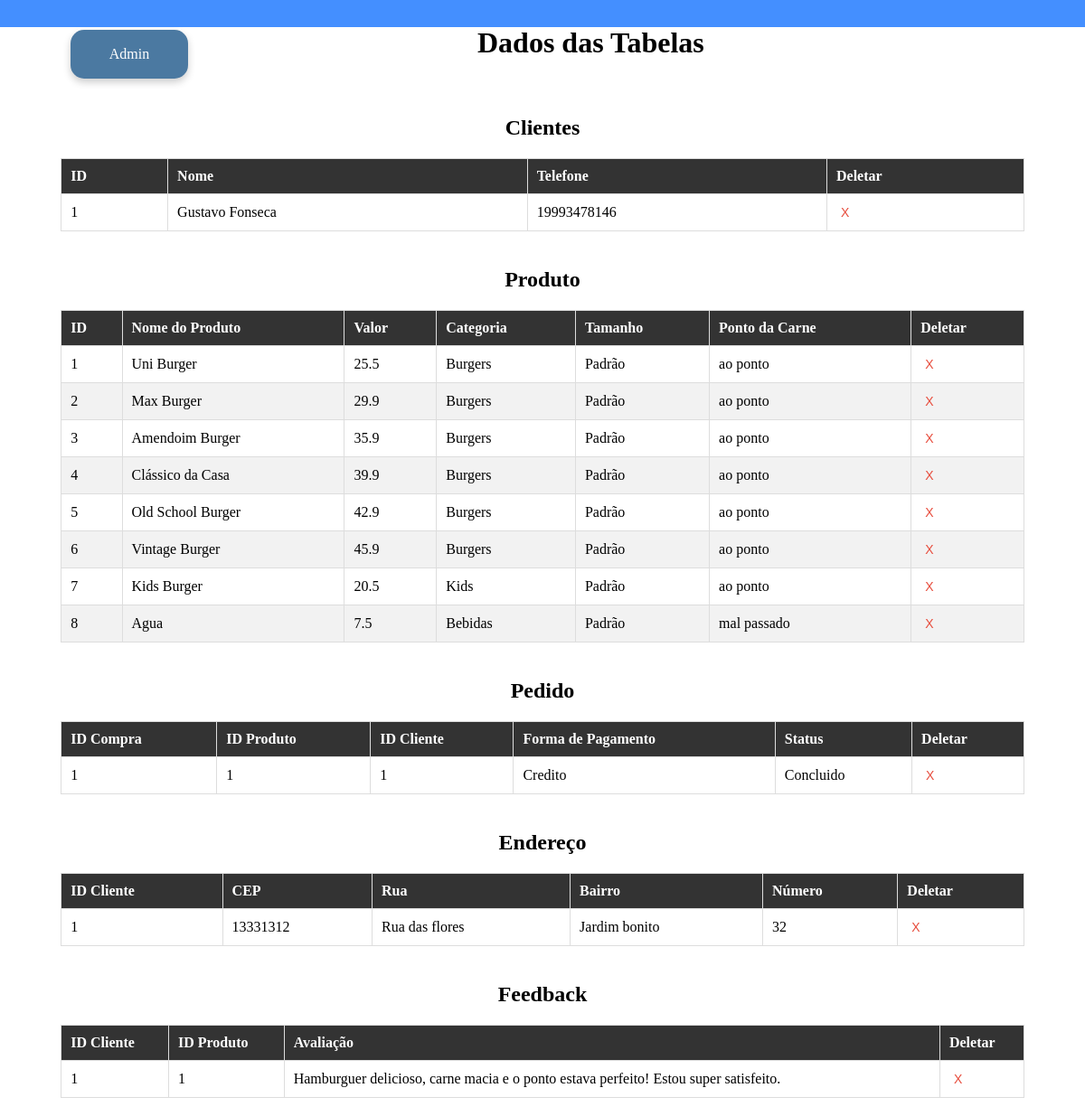
/dados, run on the app's committed database.
### tables this page shows
CREATE TABLE Clientes (
            id_cliente INTEGER PRIMARY KEY AUTOINCREMENT,
            nome TEXT NOT NULL,
            telefone TEXT UNIQUE NOT NULL
        );

CREATE TABLE Produto (
            id_produto INTEGER PRIMARY KEY AUTOINCREMENT,
            nome_produto TEXT,
            valor_prod REAL,
            categoria TEXT,
            tamanho TEXT,
            ponto_carne TEXT
        );

CREATE TABLE Pedido (
            id_compra INTEGER PRIMARY KEY AUTOINCREMENT,
            produto_id INTEGER,
            cliente_id INTEGER,
            forma_pagamento TEXT,
            status TEXT,
            FOREIGN KEY (produto_id) REFERENCES Produto(id_produto),
            FOREIGN KEY (cliente_id) REFERENCES Clientes(id_cliente)
        );

CREATE TABLE Endereco (
            cliente_id INTEGER,
            cep INTEGER,
            rua TEXT,
            bairro TEXT,
            numero_casa INTEGER,
            FOREIGN KEY (cliente_id) REFERENCES Clientes(id_cliente)
        );

CREATE TABLE Feedback (
            client_id INTEGER,
            produtoId INTEGER,
            descricao_avalia TEXT,
            FOREIGN KEY (client_id) REFERENCES Clientes(id_cliente),
            FOREIGN KEY (produtoId) REFERENCES Produto(id_produto)
        );

### app.py (the view)
@app.route('/dados')
def dados():
    connection = create_connection()
    if connection is None:
        flash("Não foi possível conectar ao banco de dados.", "warning")
    try:
        cursor = connection.cursor()
        cursor.execute("SELECT * FROM Clientes")
        clientes = cursor.fetchall()
        cursor.execute("SELECT * FROM Produto")
        produtos = cursor.fetchall()
        cursor.execute("SELECT * FROM Pedido")
        pedidos = cursor.fetchall()
        cursor.execute("SELECT * FROM Endereco")
        enderecos = cursor.fetchall()
        cursor.execute("SELECT * FROM Feedback")
        feedbacks = cursor.fetchall()
        return render_template(
            'dados.html',
            clientes=clientes,
            produtos=produtos,
            pedidos=pedidos,
            enderecos=enderecos,
            feedbacks=feedbacks
        )
    except sqlite3.Error as e:
        flash(f"Erro ao executar a consulta: {e}", "warning")
        return "Ocorreu um erro ao recuperar os dados."
    finally:
        cursor.close()
        connection.close()

### app.py (called while the page is built)
@app.before_request
def setup():
    try:
        create_tables()  # Chama a função para criar as tabelas antes da primeira requisição
        print("Tabelas configuradas.")
    except Exception as e:
        print(f"Erro ao configurar tabelas: {e}")

@app.before_request
def initialize_sacola():
    if 'sacola' not in session:
        session['sacola'] = []

### db.py (called while the page is built)
def create_connection():
    connection = None
    try:
        connection = sqlite3.connect('hamburgueria.db')  # Certifique-se de que o nome do banco está correto
        print("Conexão bem-sucedida ao banco de dados.")
        return connection
    except Error as e:
        print(f"Erro ao conectar ao banco de dados: {e}")
    return connection

### templates/dados.html (shortened to what this page needs)
<!DOCTYPE html>
<html lang="pt-BR">
    <div class="flash-container">
    </div>
<head>
</head>
<body>
    <div class="container">
        <a href="{{ url_for('admin') }}" class="button admin-button"> Admin</a>
        <h1 style="text-align: center;">Dados das Tabelas</h1>
    </div>
<h2>Clientes</h2>
<table>
    <thead>
        <tr>
            <th>ID</th>
            <th>Nome</th>
            <th>Telefone</th>
            <th>Deletar</th>
        </tr>
    </thead>
    <tbody>
        {% for cliente in clientes %}
        <tr id="cliente-{{ cliente[0] }}">
            <td>{{ cliente[0] }}</td>
            <td>{{ cliente[1] }}</td>
            <td>{{ cliente[2] }}</td>
            <td>
                <button class="delete-button" data-tabela="Clientes" data-id="{{ cliente[0] }}">X</button>
            </td>
        </tr>
        {% endfor %}
    </tbody>
</table>
<h2>Produto</h2>
<table>
    <thead>
        <tr>
            <th>ID</th>
            <th>Nome do Produto</th>
            <th>Valor</th>
            <th>Categoria</th>
            <th>Tamanho</th>
            <th>Ponto da Carne</th>
            <th>Deletar</th>
        </tr>
    </thead>
    <tbody>
        {% for produto in produtos %}
        <tr id="produto-{{ produto[0] }}">
            <td>{{ produto[0] }}</td>
            <td>{{ produto[1] }}</td>
            <td>{{ produto[2] }}</td>
            <td>{{ produto[3] }}</td>
            <td>{{ produto[4] }}</td>
            <td>{{ produto[5] }}</td>
            <td>
                <button class="delete-button" data-tabela="Produto" data-id="{{ produto[0] }}">X</button>
            </td>
        </tr>
        {% endfor %}
    </tbody>
</table>
<h2>Pedido</h2>
<table>
    <thead>
        <tr>
            <th>ID Compra</th>
            <th>ID Produto</th>
            <th>ID Cliente</th>
            <th>Forma de Pagamento</th>
            <th>Status</th>
            <th>Deletar</th>
        </tr>
    </thead>
    <tbody>
        {% for pedido in pedidos %}
        <tr id="pedido-{{ pedido[0] }}">
            <td>{{ pedido[0] }}</td>
            <td>{{ pedido[1] }}</td>
            <td>{{ pedido[2] }}</td>
            <td>{{ pedido[3] }}</td>
            <td>{{ pedido[4] }}</td>
            <td>
                <button class="delete-button" data-tabela="Pedido" data-id="{{ pedido[0] }}">X</button>
            </td>
        </tr>
        {% endfor %}
    </tbody>
</table>
<h2>Endereço</h2>
<table>
    <thead>
        <tr>
            <th>ID Cliente</th>
            <th>CEP</th>
            <th>Rua</th>
            <th>Bairro</th>
            <th>Número</th>
            <th>Deletar</th>
        </tr>
    </thead>
    <tbody>
        {% for endereco in enderecos %}
        <tr id="endereco-{{ endereco[0] }}">
            <td>{{ endereco[0] }}</td>
            <td>{{ endereco[1] }}</td>
            <td>{{ endereco[2] }}</td>
            <td>{{ endereco[3] }}</td>
            <td>{{ endereco[4] }}</td>
            <td>
                <button class="delete-button" data-tabela="Endereco" data-id="{{ endereco[0] }}">X</button>
            </td>
        </tr>
        {% endfor %}
    </tbody>
</table>
<h2>Feedback</h2>
<table>
    <thead>
        <tr>
            <th>ID Cliente</th>
            <th>ID Produto</th>
            <th>Avaliação</th>
            <th>Deletar</th>
        </tr>
    </thead>
    <tbody>
        {% for feedback in feedbacks %}
        <tr id="feedback-{{ feedback[0] }}">
            <td>{{ feedback[0] }}</td>
            <td>{{ feedback[1] }}</td>
            <td>{{ feedback[2] }}</td>
            <td>
                <button class="delete-button" data-tabela="Feedback" data-id="{{ feedback[0] }}" data-id-produto="{{ feedback[1] }}">X</button>
            </td>
        </tr>
        {% endfor %}
    </tbody>
</table>
</body>
</html>

### templates/dados.html (style rules this page uses)
table { width: 90%; margin: 20px auto; border-collapse: collapse; }
th, td { padding: 10px; text-align: left; border: 1px solid #ddd; }
th { background-color: #333; color: #fff; }
tr:nth-child(even) { background-color: #f2f2f2; }
h2 { text-align: center; margin-top: 40px; }
.flash-container { position: fixed; top: 0; left: 0; right: 0; z-index: 9999; padding: 15px; background-color: #448fff; color: white; text-align: center; font-weight: bold; }
.button { padding: 12px 20px; border: none; border-radius: 5px; color: white; cursor: pointer; font-size: 1em; display: flex; align-items: center; justify-content: center; transition: background-color 0.3s, box-shadow 0.3s; box-shadow: 0 4px 8px rgba(0, 0, 0, 0.2); text-decoration: none; width: 90px; height: 30px; border-radius: 15px; margin-top: 25px; margin-left: 70px; }
.admin-button { background-color: #4B79A1; }
.container { display: flex; align-content: space-around; gap: 20em; }
.delete-button { background-color: transparent; color: #e74c3c; border: none; padding: 2px 5px; cursor: pointer; font-size: 14px; border-radius: 3px; }

### data on the page
Clientes: id_cliente "1", nome "Gustavo Fonseca", telefone "19993478146"
Produto: id_produto "1", nome_produto "Uni Burger", valor_prod "25.5", categoria "Burgers", tamanho "Padrão", ponto_carne "ao ponto"
Produto: id_produto "2", nome_produto "Max Burger", valor_prod "29.9", categoria "Burgers", tamanho "Padrão", ponto_carne "ao ponto"
Produto: id_produto "3", nome_produto "Amendoim Burger", valor_prod "35.9", categoria "Burgers", tamanho "Padrão", ponto_carne "ao ponto"
Produto: id_produto "4", nome_produto "Clássico da Casa", valor_prod "39.9", categoria "Burgers", tamanho "Padrão", ponto_carne "ao ponto"
Produto: id_produto "5", nome_produto "Old School Burger", valor_prod "42.9", categoria "Burgers", tamanho "Padrão", ponto_carne "ao ponto"
Produto: id_produto "6", nome_produto "Vintage Burger", valor_prod "45.9", categoria "Burgers", tamanho "Padrão", ponto_carne "ao ponto"
Produto: id_produto "7", nome_produto "Kids Burger", valor_prod "20.5", categoria "Kids", tamanho "Padrão", ponto_carne "ao ponto"
Produto: id_produto "8", nome_produto "Agua", valor_prod "7.5", categoria "Bebidas", tamanho "Padrão", ponto_carne "mal passado"
Pedido: id_compra "1", produto "1", cliente "1", forma_pagamento "Credito", status "Concluido"
Endereco: cliente "1", cep "13331312", rua "Rua das flores", bairro "Jardim bonito", numero_casa "32"
Feedback: client "1", produtoId "1", descricao_avalia "Hamburguer delicioso, carne macia e o ponto estava perfeito! Estou super satisfeito."
